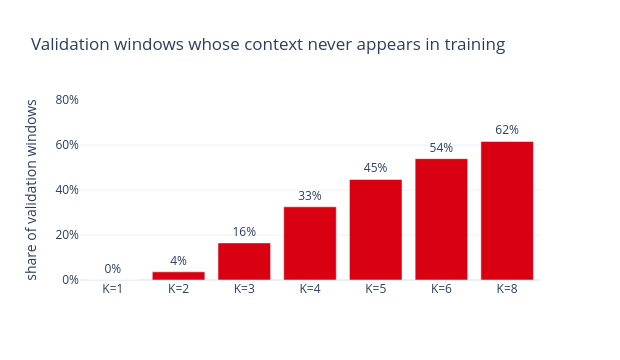

This figure's notebook cell:
### Markdown cell above
And the same count over all 1,322 validation windows, for every K:

### Code cell
n_slot = len(chars) + 1                    # each context slot holds ^ or one of the 38 letters
Ks, unseen_share = [1, 2, 3, 4, 5, 6, 8], []
print(f"{'K':>2} {'possible contexts':>22} {'seen in training':>17} {'val windows, unseen context':>28}")
for k in Ks:
    Xk_va, _ = build_dataset(va_names, k)
    seen = seen_contexts(k)
    unseen_share.append(np.mean([tuple(row) not in seen for row in Xk_va.tolist()]))
    print(f"{k:>2} {n_slot ** k:>22,} {len(seen):>17,} {unseen_share[-1]:>28.1%}")

fig = go.Figure(go.Bar(x=[f"K={k}" for k in Ks], y=unseen_share, marker_color=RED,
                       text=[f"{u:.0%}" for u in unseen_share], textposition="outside",
                       cliponaxis=False))
fig.update_layout(title="Validation windows whose context never appears in training",
                  yaxis=dict(title="share of validation windows", tickformat=".0%", range=[0, 0.8]),
                  width=620, height=360, template="plotly_white")
fig.show()

### Figure 1 — Plotly figure (JSON) as saved in the notebook; plotly's stock layout.template omitted (floating-point values rounded to 4 significant figures)
{"data": [{"cliponaxis": false, "marker": {"color": "#D90012"}, "text": ["0%", "4%", "16%", "33%", "45%", "54%", "62%"], "textposition": "outside", "type": "bar", "x": ["K=1", "K=2", "K=3", "K=4", "K=5", "K=6", "K=8"], "y": [0.0, 0.03631, 0.1649, 0.3253, 0.447, 0.5393, 0.6157]}], "layout": {"height": 360, "title": {"text": "Validation windows whose context never appears in training"}, "width": 620, "yaxis": {"range": [0, 0.8], "tickformat": ".0%", "title": {"text": "share of validation windows"}}}}
